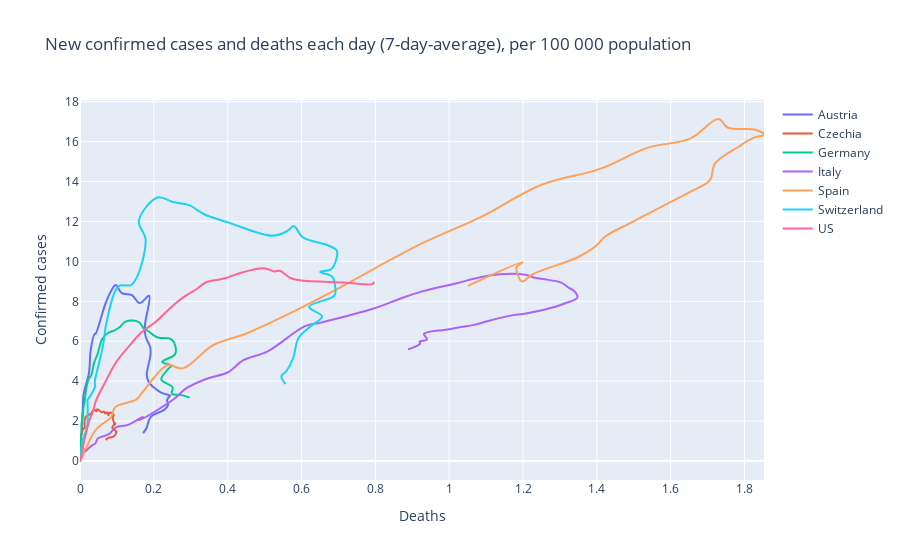

Notebook cell for this chart:
### Code cell
fig = go.Figure()
for i, d in enumerate(deaths):
    fig.add_trace(go.Scatter(
        x=deaths[i], 
        y=confirmed[i],
        line_shape='spline',
        name=countries[i],
        text="Date: "+dates[i]))
fig.update_layout(title='New confirmed cases and deaths each day (7-day-average), per 100 000 population',
                   xaxis_title='Deaths',
                   yaxis_title='Confirmed cases')
fig.show()
